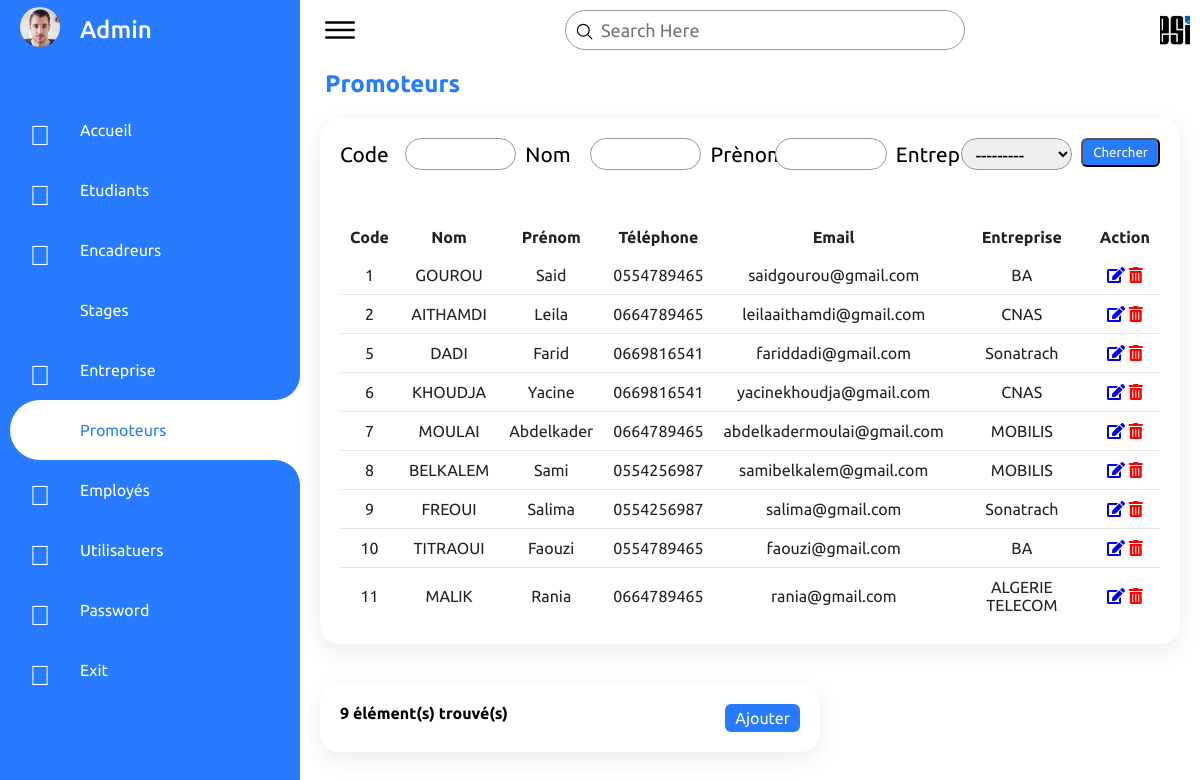
The page /promoters/ (signed in) on the database its author committed.
### GestionStages/models.py (models this page shows, shortened)
class Employee(models.Model):
    user         = models.OneToOneField(User,null=True, on_delete=models.CASCADE,unique=TRUE)
    name         = models.CharField(max_length=190)
    surname      = models.CharField(max_length=190)
    email        = models.EmailField(max_length=190)
    phone        = models.CharField(max_length=10)
    photo        = models.ImageField(upload_to = 'images/' ,default='images/user.png',null=True)
    date_created = models.DateTimeField(auto_now_add=True, null=True)

class Promoter(models.Model):
    name         = models.CharField(max_length=190)
    surname      = models.CharField(max_length=190)
    email        = models.EmailField(max_length=190)
    phone        = models.CharField(max_length=10)
    company      = models.ForeignKey(Company, on_delete=models.CASCADE)
    date_created = models.DateTimeField(auto_now_add=True, null=True)

class Company(models.Model):
    LEGAL_STATUS_CHOICES = [
        ('Publique','Publique'),
        ('Privée','Privée'),
        ('Semi-Publique','Semi-Publique'),
    ]
    name         = models.CharField(max_length=190,unique=True)
    address      = models.CharField(max_length=190,null=True,blank=True)
    email        = models.EmailField(max_length=190)
    phone        = models.CharField(max_length=10)
    fax          = models.CharField(max_length=100,null=True,blank=True)
    legalstatus  = models.CharField(max_length=15, choices=LEGAL_STATUS_CHOICES,null=True,blank=True)
    website      = models.CharField(max_length=190,null=True,blank=True)
    date_created = models.DateTimeField(auto_now_add=True, null=True)
    def __str__(self):
        return (self.name)

### GestionStages/decorators.py (the view)
        def wrapper_func(request , *args,**kwargs):
            group = None
            if request.user.groups.exists():
               group =  request.user.groups.all()[0].name
            if group == 'admin':
               return view_func(request , *args,**kwargs)
            else:
                if group == 'student':
                    return redirect('studenthome')
                else:
                    if group == 'teacher':
                        return redirect('teacherhome')

### GestionStages/views.py (called while the page is built)
@login_required(login_url='login')
@foradmin(allowedGroups=['admin'])
def promoters(request):
    hovered1 = ''
    hovered2 = ''
    hovered3 = ''
    hovered4 = ''
    hovered5 = ''
    hovered6 = 'hovered'
    hovered7 = ''
    hovered8 = ''
    promoters = Promoter.objects.all()
    MyFilter = PromoterFilter(request.GET,queryset=promoters)
    promoters = MyFilter.qs
    count_promoters = promoters.count()
    context = {
        'hovered1'   : hovered1,
        'hovered2'   : hovered2,
        'hovered3'   : hovered3,
        'hovered4'   : hovered4,
        'hovered5'   : hovered5,
        'hovered6'   : hovered6,
        'hovered7'   : hovered7,
        'hovered8'   : hovered8,
        'promoters'   : promoters,
        'MyFilter'   : MyFilter,
        'count_promoters' : count_promoters,}
    return render(request , 'promoters.html',context)

### GestionStages/templates/promoters.html
{% extends 'main.html' %}
{% load static %}
{% block content%}
<div class="main">
    {% include 'topbar.html' %}
    <h2 style="color: #287bff; margin-left:25px; margin-top:10px">Promoteurs</h2>
    <div class="studentspage">
        <div class="students">
            <form method="GET">
                <div class="filterdiv">
                    <div class="form-group">
                        <label for="exampleInputId">Code</label>
                        {{MyFilter.form.id}}
                    </div>
                    <div class="form-group">
                        <label for="exampleInputSurname">Nom</label>
                        {{MyFilter.form.surname}}
                    </div>
                    <div class="form-group">
                        <label for="exampleInputName">Prènom</label>
                        {{MyFilter.form.name}}
                    </div>
                    <div class="form-group">
                        <label for="exampleSelectCompany">Entrep</label>
                        {{MyFilter.form.company}}
                    </div>
                    <div class="form-group1">
                        <button type="submit" class="btn btn-primary">Chercher</button>
                    </div>
                </div>
            </form>
            <table>
                <thead>
                    <tr>
                        <td>Code</td>
                        <td>Nom</td>
                        <td>Prénom</td>
                        <td>Téléphone</td>
                        <td>Email</td>
                        <td>Entreprise</td>
                        <td>Action</td>
                    </tr>
                </thead>
                <tbody>
                    {% for item in promoters %}
                    <tr>
                        <td>{{item.id}}</td>
                        <td>{{item.surname}}</td>
                        <td>{{item.name}}</td>
                        <td>{{item.phone}}</td>
                        <td>{{item.email}}</td>
                        <td>{{item.company}}</td>
                        <td>
                            <a href="{% url 'updatepromoter' item.id %}"><i class="fas fa-edit" style="color:gris;"></i></a>
                            <a class="text-danger" href="{% url 'deletepromoter' item.id %}" style="color:red;"><i class="fas fa-trash-alt"></i></a>
                        </td>
                    </tr>
                    {% endfor %}
                </tbody>
            </table>
        </div>
    </div>
    <div class="studentsfooter">
        <div class="records">
                <div class="cardHeader">
                    <h4>{{count_promoters}} élément(s) trouvé(s)</h4>
                    <a href="{% url 'createpromoter' %}" class="btn">Ajouter</a>
                </div>
        </div>
    </div>
</div>
{% endblock %}

### GestionStages/templates/menu.html (shortened to what this page needs)
{% load static %}
<div class="navigation">
    <ul>
        <li>
            <a href="{% url 'changephoto' request.user.employee.id 1 %}">
                <span class="icon"><img  src="/media/{{request.user.employee.photo}}"></img></span>
                <span class="title" style="font-size: 1.5em;font-weight: 500;">{{request.user.employee.name}}</span>
            </a>
        </li>
        <li class="{{hovered1}}">
            <a href="{% url 'home' %}">
                <span class="icon"><span style="font-size: 1.75em;"><i class="fal fa-home"></i></span></span>
                <span class="title">Accueil</span>
            </a>
        </li>
        <li class="{{hovered2}}">
            <a href="{% url 'students' %}">
                <span class="icon"><span style="font-size: 1.75em;"><i class="fal fa-user-graduate"></i></span></span>
                <span class="title">Etudiants</span>
            </a>
        </li>
        <li class="{{hovered3}}">
            <a href="{% url 'teachers' %}">
                <span class="icon"><span style="font-size: 1.75em;"><i class="fal fa-chalkboard-teacher"></i></span></span>
                <span class="title">Encadreurs</span>
            </a>
        </li>
        <li class="">
            <a href="{% url 'stages1cpi' %}">
                <span class="icon"><span style="font-size: 1.75em;"></span></span>
                <span class="title">Stages</span>
            </a>
        </li>
        <li class="{{hovered5}}">
            <a href="{% url 'companies' %}">
                <span class="icon"><span style="font-size: 1.75em;"><i class="fal fa-building"></i></span></span>
                <span class="title">Entreprise</span>
            </a>
        </li>
        <li class="{{hovered6}}">
            <a href="{% url 'promoters' %}">
                <span class="icon"><span style="font-size: 1.75em;"></span></span>
                <span class="title">Promoteurs</span>
            </a>
        </li>
        <li class="{{hovered8}}">
            <a href="{% url 'employees' %}">
                <span class="icon"><span style="font-size: 1.75em;"><i class="fal fa-people-carry"></i></span></span>
                <span class="title">Employés</span>
            </a>
        </li>
        <li class="{{hovered7}}">
            <a href="{% url 'users' %}">
                <span class="icon"><span style="font-size: 1.75em;"><i class="fal fa-users"></i></span></span>
                <span class="title">Utilisatuers</span>
            </a>
        </li>
        <li class="#">
            <a href="{% url 'passwordemp' request.user.id %}">
                <span class="icon"><span style="font-size: 1.75em;"><i class="fal fa-key"></i></span></span>
                <span class="title">Password</span>
            </a>
        </li>
        <li>
            <a href="{% url 'logout' %}">
                <span class="icon"><span style="font-size: 1.75em;"><i class="fal fa-sign-out-alt"></i></span></span>
                <span class="title">Exit</span>
            </a>
        </li>
    </ul>
</div>

### rows shown on the page
Promoter: id "1", surname "GOUROU", name "Said", phone "0554789465", email "saidgourou@gmail.com", company "BA"
Promoter: id "2", surname "AITHAMDI", name "Leila", phone "0664789465", email "leilaaithamdi@gmail.com", company "CNAS"
Promoter: id "5", surname "DADI", name "Farid", phone "0669816541", email "fariddadi@gmail.com", company "Sonatrach"
Promoter: id "6", surname "KHOUDJA", name "Yacine", phone "0669816541", email "yacinekhoudja@gmail.com", company "CNAS"
Promoter: id "7", surname "MOULAI", name "Abdelkader", phone "0664789465", email "abdelkadermoulai@gmail.com", company "MOBILIS"
Promoter: id "8", surname "BELKALEM", name "Sami", phone "0554256987", email "samibelkalem@gmail.com", company "MOBILIS"
Promoter: id "9", surname "FREOUI", name "Salima", phone "0554256987", email "salima@gmail.com", company "Sonatrach"
Promoter: id "10", surname "TITRAOUI", name "Faouzi", phone "0554789465", email "faouzi@gmail.com", company "BA"
Promoter: id "11", surname "MALIK", name "Rania", phone "0664789465", email "rania@gmail.com", company "ALGERIE TELECOM"

### other values the page prints
{{ request.user.employee.name }} "Admin"
{{ count_promoters }} "9"
